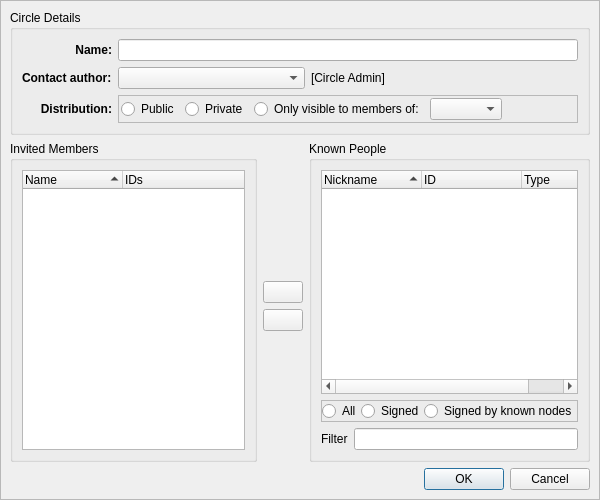
<?xml version="1.0" encoding="UTF-8"?>
<ui version="4.0">
 <class>CreateCircleDialog</class>
 <widget class="QWidget" name="CreateCircleDialog">
  <property name="geometry">
   <rect>
    <x>0</x>
    <y>0</y>
    <width>600</width>
    <height>500</height>
   </rect>
  </property>
  <property name="windowTitle">
   <string/>
  </property>
  <layout class="QGridLayout" name="gridLayout_2">
   <property name="leftMargin">
    <number>0</number>
   </property>
   <property name="topMargin">
    <number>0</number>
   </property>
   <property name="rightMargin">
    <number>0</number>
   </property>
   <property name="bottomMargin">
    <number>0</number>
   </property>
   <property name="spacing">
    <number>0</number>
   </property>
   <item row="0" column="0">
    <widget class="HeaderFrame" name="headerFrame">
     <property name="frameShape">
      <enum>QFrame::NoFrame</enum>
     </property>
     <property name="frameShadow">
      <enum>QFrame::Plain</enum>
     </property>
    </widget>
   </item>
   <item row="1" column="0">
    <widget class="QFrame" name="frame">
     <property name="frameShape">
      <enum>QFrame::StyledPanel</enum>
     </property>
     <property name="frameShadow">
      <enum>QFrame::Raised</enum>
     </property>
     <layout class="QGridLayout" name="gridLayout">
      <item row="1" column="0">
       <layout class="QHBoxLayout" name="horizontalLayout_2">
        <item>
         <widget class="QGroupBox" name="members_groupBox">
          <property name="title">
           <string>Invited Members</string>
          </property>
          <layout class="QVBoxLayout" name="verticalLayout_2">
           <item>
            <widget class="QTreeWidget" name="treeWidget_membership">
             <property name="contextMenuPolicy">
              <enum>Qt::CustomContextMenu</enum>
             </property>
             <property name="toolTip">
              <string>&lt;html&gt;&lt;head/&gt;&lt;body&gt;&lt;p&gt;Members of this list will be automatically proposed to join the circle (by accepting membership). They will&lt;/p&gt;&lt;p&gt;not receive data that is restricted to this circle until they do so.&lt;/p&gt;&lt;/body&gt;&lt;/html&gt;</string>
             </property>
             <property name="sortingEnabled">
              <bool>true</bool>
             </property>
             <column>
              <property name="text">
               <string>Name</string>
              </property>
             </column>
             <column>
              <property name="text">
               <string>IDs</string>
              </property>
             </column>
            </widget>
           </item>
          </layout>
         </widget>
        </item>
        <item>
         <layout class="QVBoxLayout" name="verticalLayout_4">
          <item>
           <spacer name="verticalSpacer">
            <property name="orientation">
             <enum>Qt::Vertical</enum>
            </property>
            <property name="sizeHint" stdset="0">
             <size>
              <width>20</width>
              <height>188</height>
             </size>
            </property>
           </spacer>
          </item>
          <item>
           <widget class="QPushButton" name="addButton">
            <property name="toolTip">
             <string>Add</string>
            </property>
            <property name="text">
             <string/>
            </property>
            <property name="icon">
             <iconset resource="../images.qrc">
              <normaloff>:/images/back.png</normaloff>:/images/back.png</iconset>
            </property>
           </widget>
          </item>
          <item>
           <widget class="QPushButton" name="removeButton">
            <property name="toolTip">
             <string>Remove </string>
            </property>
            <property name="text">
             <string/>
            </property>
            <property name="icon">
             <iconset resource="../images.qrc">
              <normaloff>:/images/forward.png</normaloff>:/images/forward.png</iconset>
            </property>
           </widget>
          </item>
          <item>
           <spacer name="verticalSpacer_2">
            <property name="orientation">
             <enum>Qt::Vertical</enum>
            </property>
            <property name="sizeHint" stdset="0">
             <size>
              <width>20</width>
              <height>178</height>
             </size>
            </property>
           </spacer>
          </item>
         </layout>
        </item>
        <item>
         <widget class="QGroupBox" name="peersSelection_GB">
          <property name="title">
           <string>Known People</string>
          </property>
          <layout class="QVBoxLayout" name="verticalLayout">
           <item>
            <widget class="RSTreeWidget" name="treeWidget_IdList">
             <property name="contextMenuPolicy">
              <enum>Qt::CustomContextMenu</enum>
             </property>
             <property name="sortingEnabled">
              <bool>true</bool>
             </property>
             <column>
              <property name="text">
               <string>Nickname</string>
              </property>
             </column>
             <column>
              <property name="text">
               <string>ID</string>
              </property>
             </column>
             <column>
              <property name="text">
               <string>Type</string>
              </property>
             </column>
            </widget>
           </item>
           <item>
            <widget class="QFrame" name="frame_PgpTypes">
             <property name="frameShape">
              <enum>QFrame::StyledPanel</enum>
             </property>
             <property name="frameShadow">
              <enum>QFrame::Raised</enum>
             </property>
             <layout class="QHBoxLayout" name="horizontalLayout_3">
              <property name="spacing">
               <number>0</number>
              </property>
              <property name="leftMargin">
               <number>0</number>
              </property>
              <property name="topMargin">
               <number>0</number>
              </property>
              <property name="rightMargin">
               <number>0</number>
              </property>
              <property name="bottomMargin">
               <number>0</number>
              </property>
              <item>
               <widget class="QRadioButton" name="radioButton_ListAll">
                <property name="text">
                 <string>All</string>
                </property>
               </widget>
              </item>
              <item>
               <widget class="QRadioButton" name="radioButton_ListAllPGP">
                <property name="text">
                 <string>Signed</string>
                </property>
               </widget>
              </item>
              <item>
               <widget class="QRadioButton" name="radioButton_ListKnownPGP">
                <property name="text">
                 <string>Signed by known nodes</string>
                </property>
               </widget>
              </item>
             </layout>
            </widget>
           </item>
           <item>
            <layout class="QHBoxLayout" name="horizontalLayout_4">
             <item>
              <widget class="QLabel" name="label">
               <property name="text">
                <string>Filter</string>
               </property>
              </widget>
             </item>
             <item>
              <widget class="LineEditClear" name="IdFilter"/>
             </item>
            </layout>
           </item>
          </layout>
         </widget>
        </item>
       </layout>
      </item>
      <item row="2" column="0">
       <widget class="QDialogButtonBox" name="buttonBox">
        <property name="standardButtons">
         <set>QDialogButtonBox::Cancel|QDialogButtonBox::Ok</set>
        </property>
       </widget>
      </item>
      <item row="0" column="0">
       <widget class="QGroupBox" name="groupBox_title">
        <property name="title">
         <string>Circle Details</string>
        </property>
        <layout class="QGridLayout" name="gridLayout_5">
         <item row="0" column="0">
          <layout class="QGridLayout" name="gridLayout_3">
           <item row="0" column="0">
            <widget class="QLabel" name="label_2">
             <property name="font">
              <font>
               <weight>75</weight>
               <bold>true</bold>
              </font>
             </property>
             <property name="layoutDirection">
              <enum>Qt::LeftToRight</enum>
             </property>
             <property name="text">
              <string>Name:</string>
             </property>
             <property name="alignment">
              <set>Qt::AlignRight|Qt::AlignTrailing|Qt::AlignVCenter</set>
             </property>
            </widget>
           </item>
           <item row="0" column="1" colspan="3">
            <widget class="QLineEdit" name="circleName">
             <property name="toolTip">
              <string>&lt;html&gt;&lt;head/&gt;&lt;body&gt;&lt;p&gt;The circle name, contact author and invited member list will be visible to all invited members. If the circle is not private, it will also be visible to neighbor nodes of the nodes who host the invited members.&lt;/p&gt;&lt;/body&gt;&lt;/html&gt;</string>
             </property>
            </widget>
           </item>
           <item row="1" column="0">
            <widget class="QLabel" name="idChooserLabel">
             <property name="font">
              <font>
               <weight>75</weight>
               <bold>true</bold>
              </font>
             </property>
             <property name="text">
              <string>Contact author:</string>
             </property>
            </widget>
           </item>
           <item row="1" column="1">
            <widget class="GxsIdChooser" name="idChooser">
             <property name="sizePolicy">
              <sizepolicy hsizetype="Expanding" vsizetype="Fixed">
               <horstretch>0</horstretch>
               <verstretch>0</verstretch>
              </sizepolicy>
             </property>
             <property name="toolTip">
              <string>&lt;html&gt;&lt;head/&gt;&lt;body&gt;&lt;p&gt;The creator of a circle is purely optional. It is however useful for public circles so that people know with whom to discuss membership aspects.&lt;/p&gt;&lt;/body&gt;&lt;/html&gt;</string>
             </property>
            </widget>
           </item>
           <item row="1" column="2">
            <widget class="GxsIdLabel" name="circleAdminLabel">
             <property name="text">
              <string>[Circle Admin]</string>
             </property>
            </widget>
           </item>
           <item row="1" column="3">
            <spacer name="horizontalSpacer_2">
             <property name="orientation">
              <enum>Qt::Horizontal</enum>
             </property>
             <property name="sizeType">
              <enum>QSizePolicy::Expanding</enum>
             </property>
             <property name="sizeHint" stdset="0">
              <size>
               <width>40</width>
               <height>20</height>
              </size>
             </property>
            </spacer>
           </item>
           <item row="2" column="0">
            <widget class="QLabel" name="label_3">
             <property name="font">
              <font>
               <weight>75</weight>
               <bold>true</bold>
              </font>
             </property>
             <property name="text">
              <string>Distribution:</string>
             </property>
             <property name="alignment">
              <set>Qt::AlignRight|Qt::AlignTrailing|Qt::AlignVCenter</set>
             </property>
            </widget>
           </item>
           <item row="2" column="1" colspan="3">
            <widget class="QFrame" name="frame_Distribution">
             <property name="frameShape">
              <enum>QFrame::StyledPanel</enum>
             </property>
             <property name="frameShadow">
              <enum>QFrame::Raised</enum>
             </property>
             <layout class="QGridLayout" name="gridLayout_4">
              <property name="leftMargin">
               <number>2</number>
              </property>
              <property name="topMargin">
               <number>2</number>
              </property>
              <property name="rightMargin">
               <number>2</number>
              </property>
              <property name="bottomMargin">
               <number>2</number>
              </property>
              <item row="0" column="0">
               <widget class="QRadioButton" name="radioButton_Public">
                <property name="toolTip">
                 <string>&lt;html&gt;&lt;head/&gt;&lt;body&gt;&lt;p&gt;Publicly distributed circles are visible to your friends, which will get to know the circle data (Creator, members, etc)&lt;/p&gt;&lt;/body&gt;&lt;/html&gt;</string>
                </property>
                <property name="text">
                 <string>Public</string>
                </property>
                <property name="icon">
                 <iconset resource="../icons.qrc">
                  <normaloff>:/icons/png/network-puplic.png</normaloff>:/icons/png/network-puplic.png</iconset>
                </property>
                <property name="iconSize">
                 <size>
                  <width>24</width>
                  <height>24</height>
                 </size>
                </property>
               </widget>
              </item>
              <item row="0" column="1">
               <widget class="QRadioButton" name="radioButton_Self">
                <property name="toolTip">
                 <string>&lt;html&gt;&lt;head/&gt;&lt;body&gt;&lt;p&gt;Private (a.k.a. self-restricted) circles  are only visible to the invited members of these circles. In practice the circle uses its own list of invited members to limit its own distribution. &lt;/p&gt;&lt;/body&gt;&lt;/html&gt;</string>
                </property>
                <property name="text">
                 <string>Private</string>
                </property>
                <property name="icon">
                 <iconset resource="../icons.qrc">
                  <normaloff>:/icons/png/person.png</normaloff>:/icons/png/person.png</iconset>
                </property>
                <property name="iconSize">
                 <size>
                  <width>24</width>
                  <height>24</height>
                 </size>
                </property>
               </widget>
              </item>
              <item row="0" column="2">
               <widget class="QRadioButton" name="radioButton_Restricted">
                <property name="toolTip">
                 <string>&lt;html&gt;&lt;head/&gt;&lt;body&gt;&lt;p&gt;Circles can be restricted to the members of another circle. Only the members of that second circle will be allowed to see the new circle and its content (list of members, etc).&lt;/p&gt;&lt;/body&gt;&lt;/html&gt;</string>
                </property>
                <property name="text">
                 <string>Only visible to members of:</string>
                </property>
                <property name="icon">
                 <iconset resource="../icons.qrc">
                  <normaloff>:/icons/png/circles.png</normaloff>:/icons/png/circles.png</iconset>
                </property>
                <property name="iconSize">
                 <size>
                  <width>24</width>
                  <height>24</height>
                 </size>
                </property>
               </widget>
              </item>
              <item row="0" column="3">
               <widget class="GxsCircleChooser" name="circleComboBox"/>
              </item>
              <item row="0" column="4">
               <spacer name="horizontalSpacer">
                <property name="orientation">
                 <enum>Qt::Horizontal</enum>
                </property>
                <property name="sizeHint" stdset="0">
                 <size>
                  <width>147</width>
                  <height>20</height>
                 </size>
                </property>
               </spacer>
              </item>
             </layout>
            </widget>
           </item>
          </layout>
         </item>
        </layout>
       </widget>
      </item>
     </layout>
    </widget>
   </item>
  </layout>
 </widget>
 <customwidgets>
  <customwidget>
   <class>LineEditClear</class>
   <extends>QLineEdit</extends>
   <header location="global">gui/common/LineEditClear.h</header>
  </customwidget>
  <customwidget>
   <class>RSTreeWidget</class>
   <extends>QTreeWidget</extends>
   <header>gui/common/RSTreeWidget.h</header>
  </customwidget>
  <customwidget>
   <class>HeaderFrame</class>
   <extends>QFrame</extends>
   <header>gui/common/HeaderFrame.h</header>
   <container>1</container>
  </customwidget>
  <customwidget>
   <class>GxsIdChooser</class>
   <extends>QComboBox</extends>
   <header>gui/gxs/GxsIdChooser.h</header>
  </customwidget>
  <customwidget>
   <class>GxsCircleChooser</class>
   <extends>QComboBox</extends>
   <header>gui/gxs/GxsCircleChooser.h</header>
  </customwidget>
  <customwidget>
   <class>GxsIdLabel</class>
   <extends>QLabel</extends>
   <header>gui/gxs/GxsIdLabel.h</header>
  </customwidget>
 </customwidgets>
 <resources>
  <include location="../images.qrc"/>
  <include location="../icons.qrc"/>
 </resources>
 <connections/>
</ui>
